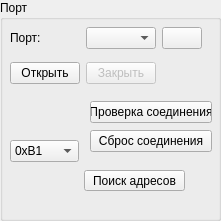
       <widget class="QGroupBox" name="groupBox_2">
        <property name="geometry">
         <rect>
          <x>430</x>
          <y>550</y>
          <width>221</width>
          <height>221</height>
         </rect>
        </property>
        <property name="title">
         <string>Порт</string>
        </property>
        <widget class="QWidget" name="layoutWidget">
         <property name="geometry">
          <rect>
           <x>10</x>
           <y>20</y>
           <width>192</width>
           <height>71</height>
          </rect>
         </property>
         <layout class="QGridLayout" name="gridLayout_2">
          <item row="0" column="0">
           <widget class="QLabel" name="label">
            <property name="text">
             <string>Порт:</string>
            </property>
           </widget>
          </item>
          <item row="0" column="1">
           <widget class="QComboBox" name="portComboBox"/>
          </item>
          <item row="0" column="2">
           <widget class="QPushButton" name="refrPortPushButton">
            <property name="text">
             <string/>
            </property>
            <property name="icon">
             <iconset>
              <normaloff>ico.png</normaloff>ico.png</iconset>
            </property>
           </widget>
          </item>
          <item row="1" column="0">
           <widget class="QPushButton" name="openPortPushButton">
            <property name="text">
             <string>Открыть</string>
            </property>
           </widget>
          </item>
          <item row="1" column="1">
           <widget class="QPushButton" name="closePortPushButton">
            <property name="enabled">
             <bool>false</bool>
            </property>
            <property name="text">
             <string>Закрыть</string>
            </property>
           </widget>
          </item>
         </layout>
        </widget>
        <widget class="QWidget" name="layoutWidget">
         <property name="geometry">
          <rect>
           <x>90</x>
           <y>100</y>
           <width>122</width>
           <height>54</height>
          </rect>
         </property>
         <layout class="QVBoxLayout" name="verticalLayout">
          <item>
           <widget class="QPushButton" name="manConnPushButton">
            <property name="text">
             <string>Проверка соединения</string>
            </property>
           </widget>
          </item>
          <item>
           <widget class="QPushButton" name="manResetPushButton">
            <property name="text">
             <string>Сброс соединения</string>
            </property>
           </widget>
          </item>
         </layout>
        </widget>
        <widget class="QComboBox" name="addrComboBox">
         <property name="geometry">
          <rect>
           <x>10</x>
           <y>140</y>
           <width>69</width>
           <height>22</height>
          </rect>
         </property>
         <item>
          <property name="text">
           <string>0xB1</string>
          </property>
         </item>
         <item>
          <property name="text">
           <string>0xB8</string>
          </property>
         </item>
        </widget>
        <widget class="QPushButton" name="findPushButton">
         <property name="geometry">
          <rect>
           <x>84</x>
           <y>170</y>
           <width>101</width>
           <height>21</height>
          </rect>
         </property>
         <property name="text">
          <string>Поиск адресов</string>
         </property>
        </widget>
       </widget>
